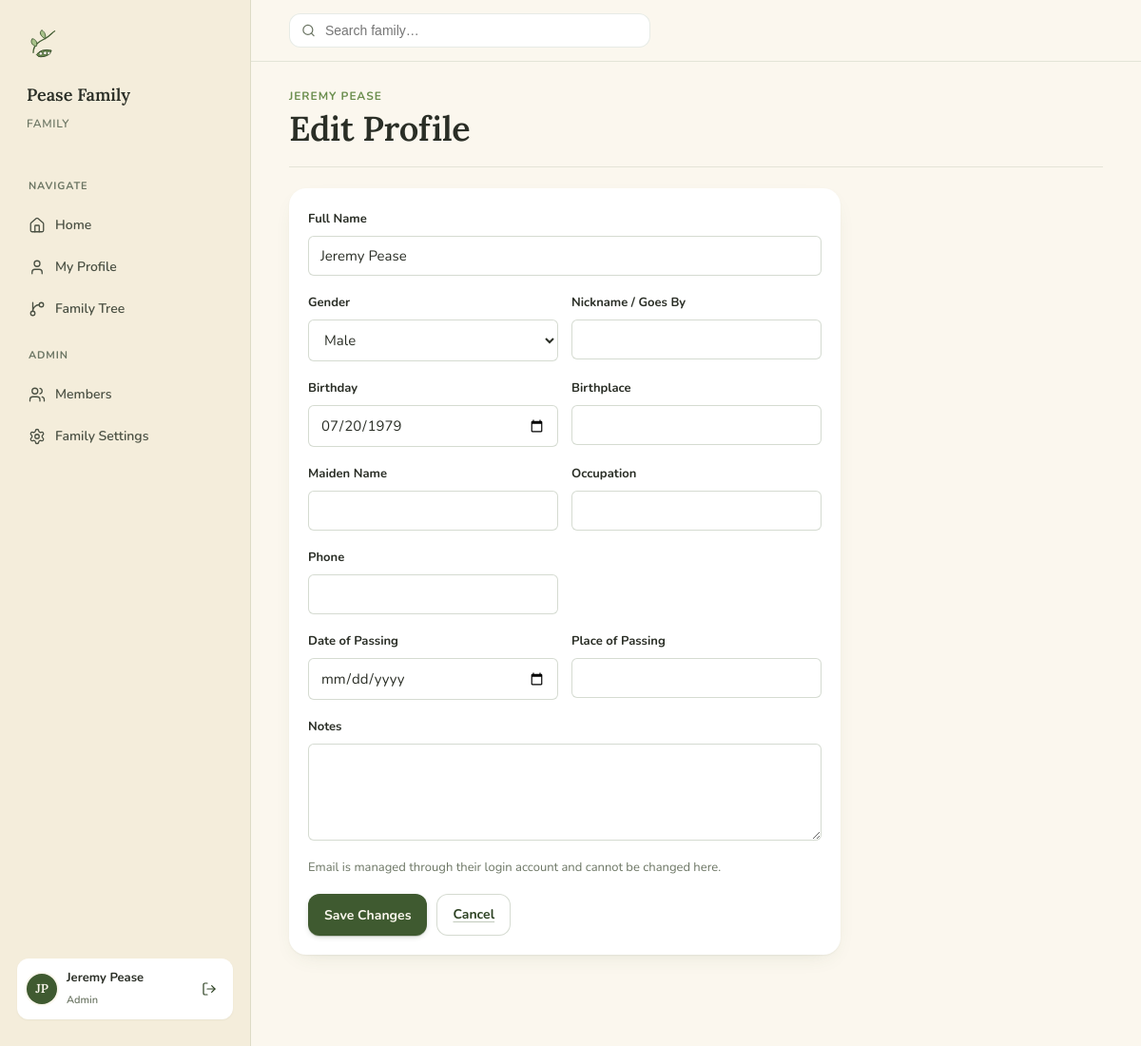
Screenshot of /person/1/edit (signed in) with the database file from the repository.
### app/models.py (models this page shows, shortened)
class Family(db.Model):
    __tablename__ = 'families'
    id = db.Column(db.Integer, primary_key=True)
    name = db.Column(db.String(100), nullable=False)
    created_at = db.Column(db.DateTime, default=datetime.utcnow)
    patriarch_id = db.Column(db.Integer, db.ForeignKey('people.id'), nullable=True)
    matriarch_id = db.Column(db.Integer, db.ForeignKey('people.id'), nullable=True)
    people = db.relationship('Person', back_populates='family', foreign_keys='Person.family_id')
    users = db.relationship('User', back_populates='family', foreign_keys='User.family_id')
    patriarch = db.relationship('Person', foreign_keys=[patriarch_id])
    matriarch = db.relationship('Person', foreign_keys=[matriarch_id])

class User(UserMixin, db.Model):
    __tablename__ = 'users'
    id = db.Column(db.Integer, primary_key=True)
    family_id = db.Column(db.Integer, db.ForeignKey('families.id'), nullable=False)
    email = db.Column(db.String(120), unique=True, nullable=False)
    password_hash = db.Column(db.String(256), nullable=False)
    first_name = db.Column(db.String(50), nullable=False)
    last_name = db.Column(db.String(50), nullable=False)
    phone = db.Column(db.String(20))
    email_verified = db.Column(db.Boolean, default=False)
    verification_token = db.Column(db.String(100))
    verification_token_expiry = db.Column(db.DateTime)
    status = db.Column(db.String(20), default='pending')  # pending/approved/rejected/invited
    approved_by_id = db.Column(db.Integer, db.ForeignKey('users.id'))
    approved_date = db.Column(db.Date)
    is_admin = db.Column(db.Boolean, default=False)
    is_delegate = db.Column(db.Boolean, default=False)
    person_id = db.Column(db.Integer, db.ForeignKey('people.id'))
    person = db.relationship('Person', back_populates='user')
    family = db.relationship('Family', back_populates='users')
    invitation_token = db.Column(db.String(100))
    invitation_token_expiry = db.Column(db.DateTime)
    invited_by_id = db.Column(db.Integer, db.ForeignKey('users.id'))
    reset_token = db.Column(db.String(100))
    reset_token_expiry = db.Column(db.DateTime)
    def get_full_name(self):
        return f"{self.first_name} {self.last_name}"

class Person(db.Model):
    __tablename__ = 'people'
    id = db.Column(db.Integer, primary_key=True)
    family_id = db.Column(db.Integer, db.ForeignKey('families.id'), nullable=False)
    name = db.Column(db.String(100), nullable=False)
    gender = db.Column(db.String(10))
    birthday = db.Column(db.Date)
    nickname = db.Column(db.String(50))
    birthplace = db.Column(db.String(100))
    maiden_name = db.Column(db.String(100))
    deathday = db.Column(db.Date)
    deathplace = db.Column(db.String(100))
    occupation = db.Column(db.String(100))
    email = db.Column(db.String(120))
    phone = db.Column(db.String(20))
    photo_path = db.Column(db.String(200))
    notes = db.Column(db.Text)
    family = db.relationship('Family', back_populates='people', foreign_keys='Person.family_id')
    children = db.relationship(
        'Person',
        secondary=parent_child,
        primaryjoin=id == parent_child.c.parent_id,
        secondaryjoin=id == parent_child.c.child_id,
        backref='parents'
    )
    user = db.relationship('User', back_populates='person', uselist=False)
    def get_display_name(self):
        return self.nickname if self.nickname else self.name

### app/routes.py (the view, shortened to what this page needs)
@main.route('/person/<int:person_id>/edit', methods=['GET', 'POST'])
@login_required
def person_edit(person_id):
    person = db.session.get(Person, person_id)
    if not person or person.family_id != current_user.family_id:
        flash('Person not found.', 'error')
        return redirect(url_for('main.index'))
    can_edit = current_user.is_admin or (person.user and person.user == current_user)
    if not can_edit:
        flash('You do not have permission to edit this profile.', 'error')
        return redirect(url_for('main.person_detail', person_id=person_id))
    form = EditPersonForm(obj=person)
    return render_template('person_edit.html', form=form, person=person)

### app/forms.py
class EditPersonForm(FlaskForm):
    name = StringField('Full Name', validators=[DataRequired(), Length(max=100)])
    nickname = StringField('Nickname / Goes By', validators=[Optional(), Length(max=50)])
    gender = SelectField('Gender', choices=[
        ('', '-- Select --'),
        ('Male', 'Male'),
        ('Female', 'Female')
    ])
    birthday = DateField('Birthday', validators=[Optional()])
    birthplace = StringField('Birthplace', validators=[Optional(), Length(max=100)])
    maiden_name = StringField('Maiden Name', validators=[Optional(), Length(max=100)])
    occupation = StringField('Occupation', validators=[Optional(), Length(max=100)])
    email = StringField('Email', validators=[Optional(), Email()])
    phone = StringField('Phone', validators=[Optional(), Length(max=20)])
    deathday = DateField('Date of Passing', validators=[Optional()])
    deathplace = StringField('Place of Passing', validators=[Optional(), Length(max=100)])
    notes = TextAreaField('Notes')
    submit = SubmitField('Save Changes')

### app/models.py (called while the page is built)
@login_manager.user_loader
def load_user(user_id):
    return db.session.get(User, int(user_id))

### app/templates/person_edit.html (shortened to what this page needs)
{% extends "base.html" %}
{% block content %}
<div class="page-head">
    <div>
        <div class="eyebrow">{{ person.get_display_name() }}</div>
        <h1>Edit Profile</h1>
    </div>
</div>
<div style="max-width: 580px;">
    <div class="card">
        <form method="POST">
            <div class="field">
                {{ form.name.label }}
                {{ form.name() }}
            </div>
            <div class="field-row">
                <div class="field">
                    {{ form.gender.label }}
                    {{ form.gender() }}
                </div>
                <div class="field">
                    {{ form.nickname.label }}
                    {{ form.nickname() }}
                </div>
            </div>
            <div class="field-row">
                <div class="field">
                    {{ form.birthday.label }}
                    {{ form.birthday() }}
                </div>
                <div class="field">
                    {{ form.birthplace.label }}
                    {{ form.birthplace() }}
                </div>
            </div>
            <div class="field-row">
                <div class="field">
                    {{ form.maiden_name.label }}
                    {{ form.maiden_name() }}
                </div>
                <div class="field">
                    {{ form.occupation.label }}
                    {{ form.occupation() }}
                </div>
            </div>
            <div class="field-row">
                <div class="field">
                    {{ form.phone.label }}
                    {{ form.phone() }}
                </div>
            </div>
            <div class="field-row">
                <div class="field">
                    {{ form.deathday.label }}
                    {{ form.deathday() }}
                </div>
                <div class="field">
                    {{ form.deathplace.label }}
                    {{ form.deathplace() }}
                </div>
            </div>
            <div class="field">
                {{ form.notes.label }}
                {{ form.notes(rows=4) }}
            </div>
            {% if person.user %}
            <p style="font-size:13px;color:var(--text-muted);margin-bottom:16px;">
                Email is managed through their login account and cannot be changed here.
            </p>
            {% endif %}
            <div style="display:flex;gap:10px;margin-top:8px;">
                <button type="submit" class="btn btn-primary">Save Changes</button>
                <a href="/person/{{ person.id }}" class="btn btn-secondary">Cancel</a>
            </div>
        </form>
    </div>
</div>
{% endblock %}

### app/templates/base.html (shortened to what this page needs)
<!DOCTYPE html>
<html lang="en">
<head>
    <link rel="stylesheet" href="{{ url_for('static', filename='css/peavines.css') }}">
</head>
<body>
{% if current_user.is_authenticated %}
<div class="shell">
    <aside class="sidebar">
        <div class="brand">
            <img src="{{ url_for('static', filename='assets/peavines-mark.svg') }}" alt="Peavines">
        </div>
        <div class="family-name">{{ current_user.family.name }}</div>
        <div class="family-meta">Family</div>
        <nav class="nav">
            <div class="nav-section">Navigate</div>
            <a href="/" {% if request.path == '/' %}class="active"{% endif %}>
                <i data-lucide="home"></i> Home
            </a>
            <a href="/profile" {% if request.path == '/profile' %}class="active"{% endif %}>
                <i data-lucide="user"></i> My Profile
            </a>
            <a href="/family/tree" {% if request.path == '/family/tree' %}class="active"{% endif %}>
                <i data-lucide="git-branch"></i> Family Tree
            </a>
            {% if current_user.is_admin %}
            <div class="nav-section">Admin</div>
            <a href="/admin/users" {% if request.path.startswith('/admin') and request.path != '/admin/family' %}class="active"{% endif %}>
                <i data-lucide="users"></i> Members
            </a>
            <a href="/admin/family" {% if request.path == '/admin/family' %}class="active"{% endif %}>
                <i data-lucide="settings"></i> Family Settings
            </a>
            {% endif %}
        </nav>
        <div class="user-chip">
            <div class="av av-sm" style="background: var(--vine);">{{ current_user.first_name[0] }}{{ current_user.last_name[0] }}</div>
            <div>
                <div class="name">{{ current_user.get_full_name() }}</div>
                <div class="role">{% if current_user.is_admin %}Admin{% else %}Member{% endif %}</div>
            </div>
            <form method="POST" action="/logout" style="margin-left: auto;">
                <button type="submit" class="btn btn-ghost btn-sm" title="Sign out" style="padding: 6px;">
                    <i data-lucide="log-out"></i>
                </button>
            </form>
        </div>
    </aside>
    <div class="canvas">
        <header class="topbar">
            <form action="/search" method="GET" class="search">
                <i data-lucide="search"></i>
                <input type="text" name="q" placeholder="Search family…"
                       value="{{ request.args.get('q', '') }}"
                       autocomplete="off" style="background:none;border:none;outline:none;font-size:14px;color:inherit;width:100%;">
            </form>
        </header>
        <div class="canvas-inner">
{% endif %}
{% block content %}{% endblock %}
{% if current_user.is_authenticated %}
        </div>
    </div>
</div>
{% endif %}
</body>
</html>

### rows the page displays
Family: family.name "Pease Family"
User: first_name "J", last_name "P", get_full_name "Jeremy Pease"
Person: get_display_name "JEREMY PEASE", name "Jeremy Pease", gender "Male", birthday "07/20/1979"
